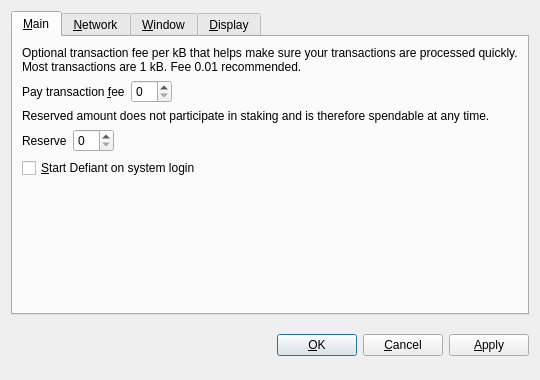
<?xml version="1.0" encoding="UTF-8"?>
<ui version="4.0">
 <class>OptionsDialog</class>
 <widget class="QDialog" name="OptionsDialog">
  <property name="geometry">
   <rect>
    <x>0</x>
    <y>0</y>
    <width>540</width>
    <height>380</height>
   </rect>
  </property>
  <property name="windowTitle">
   <string>Options</string>
  </property>
  <property name="modal">
   <bool>true</bool>
  </property>
  <layout class="QVBoxLayout" name="verticalLayout">
   <item>
    <widget class="QTabWidget" name="tabWidget">
     <property name="tabPosition">
      <enum>QTabWidget::North</enum>
     </property>
     <property name="currentIndex">
      <number>0</number>
     </property>
     <widget class="QWidget" name="tabMain">
      <attribute name="title">
       <string>&amp;Main</string>
      </attribute>
      <layout class="QVBoxLayout" name="verticalLayout_Main">
       <item>
        <widget class="QLabel" name="transactionFeeInfoLabel">
         <property name="text">
          <string>Optional transaction fee per kB that helps make sure your transactions are processed quickly. Most transactions are 1 kB. Fee 0.01 recommended.</string>
         </property>
         <property name="textFormat">
          <enum>Qt::PlainText</enum>
         </property>
         <property name="wordWrap">
          <bool>true</bool>
         </property>
        </widget>
       </item>
       <item>
        <layout class="QHBoxLayout" name="horizontalLayoutFee">
         <item>
          <widget class="QLabel" name="transactionFeeLabel">
           <property name="text">
            <string>Pay transaction &amp;fee</string>
           </property>
           <property name="textFormat">
            <enum>Qt::PlainText</enum>
           </property>
           <property name="buddy">
            <cstring>transactionFee</cstring>
           </property>
          </widget>
         </item>
         <item>
          <widget class="BitcoinAmountField" name="transactionFee"/>
         </item>
         <item>
          <spacer name="horizontalSpacerFee">
           <property name="orientation">
            <enum>Qt::Horizontal</enum>
           </property>
           <property name="sizeHint" stdset="0">
            <size>
             <width>40</width>
             <height>20</height>
            </size>
           </property>
          </spacer>
         </item>
        </layout>
       </item>
       <item>
        <widget class="QLabel" name="reserveBalanceInfoLabel">
         <property name="text">
          <string>Reserved amount does not participate in staking and is therefore spendable at any time.</string>
         </property>
         <property name="textFormat">
          <enum>Qt::PlainText</enum>
         </property>
         <property name="wordWrap">
          <bool>true</bool>
         </property>
        </widget>
       </item>
       <item>
        <layout class="QHBoxLayout" name="horizontalLayoutReserveBalance">
         <item>
          <widget class="QLabel" name="reserveBalanceLabel">
           <property name="text">
            <string>Reserve</string>
           </property>
           <property name="textFormat">
            <enum>Qt::PlainText</enum>
           </property>
           <property name="buddy">
            <cstring>reserveBalance</cstring>
           </property>
          </widget>
         </item>
         <item>
          <widget class="BitcoinAmountField" name="reserveBalance"/>
         </item>
         <item>
          <spacer name="horizontalSpacerReserveBalance">
           <property name="orientation">
            <enum>Qt::Horizontal</enum>
           </property>
           <property name="sizeHint" stdset="0">
            <size>
             <width>40</width>
             <height>20</height>
            </size>
           </property>
          </spacer>
         </item>
        </layout>
       </item>
       <item>
        <widget class="QCheckBox" name="bitcoinAtStartup">
         <property name="toolTip">
          <string>Automatically start Defiant after logging in to the system.</string>
         </property>
         <property name="text">
          <string>&amp;Start Defiant on system login</string>
         </property>
        </widget>
       </item>
       <item>
        <spacer name="verticalSpacer_Main">
         <property name="orientation">
          <enum>Qt::Vertical</enum>
         </property>
         <property name="sizeHint" stdset="0">
          <size>
           <width>20</width>
           <height>40</height>
          </size>
         </property>
        </spacer>
       </item>
      </layout>
     </widget>
     <widget class="QWidget" name="tabNetwork">
      <attribute name="title">
       <string>&amp;Network</string>
      </attribute>
      <layout class="QVBoxLayout" name="verticalLayout_Network">
       <item>
        <widget class="QCheckBox" name="mapPortUpnp">
         <property name="toolTip">
          <string>Automatically open the Defiant client port on the router. This only works when your router supports UPnP and it is enabled.</string>
         </property>
         <property name="text">
          <string>Map port using &amp;UPnP</string>
         </property>
        </widget>
       </item>
       <item>
        <widget class="QCheckBox" name="connectSocks">
         <property name="toolTip">
          <string>Connect to the Defiant network through a SOCKS5 proxy (e.g. when connecting through Tor).</string>
         </property>
         <property name="text">
          <string>&amp;Connect through SOCKS5 proxy:</string>
         </property>
        </widget>
       </item>
       <item>
        <layout class="QHBoxLayout" name="horizontalLayout_Network">
         <item>
          <widget class="QLabel" name="proxyIpLabel">
           <property name="text">
            <string>Proxy &amp;IP:</string>
           </property>
           <property name="textFormat">
            <enum>Qt::PlainText</enum>
           </property>
           <property name="buddy">
            <cstring>proxyIp</cstring>
           </property>
          </widget>
         </item>
         <item>
          <widget class="QValidatedLineEdit" name="proxyIp">
           <property name="maximumSize">
            <size>
             <width>140</width>
             <height>16777215</height>
            </size>
           </property>
           <property name="toolTip">
            <string>IP address of the proxy (e.g. 127.0.0.1)</string>
           </property>
          </widget>
         </item>
         <item>
          <widget class="QLabel" name="proxyPortLabel">
           <property name="text">
            <string>&amp;Port:</string>
           </property>
           <property name="textFormat">
            <enum>Qt::PlainText</enum>
           </property>
           <property name="buddy">
            <cstring>proxyPort</cstring>
           </property>
          </widget>
         </item>
         <item>
          <widget class="QLineEdit" name="proxyPort">
           <property name="maximumSize">
            <size>
             <width>55</width>
             <height>16777215</height>
            </size>
           </property>
           <property name="toolTip">
            <string>Port of the proxy (e.g. 9050)</string>
           </property>
          </widget>
         </item>
         <item>
          <spacer name="horizontalSpacer_Network">
           <property name="orientation">
            <enum>Qt::Horizontal</enum>
           </property>
           <property name="sizeHint" stdset="0">
            <size>
             <width>40</width>
             <height>20</height>
            </size>
           </property>
          </spacer>
         </item>
        </layout>
       </item>
       <item>
        <spacer name="verticalSpacer_Network">
         <property name="orientation">
          <enum>Qt::Vertical</enum>
         </property>
         <property name="sizeHint" stdset="0">
          <size>
           <width>20</width>
           <height>40</height>
          </size>
         </property>
        </spacer>
       </item>
      </layout>
     </widget>
     <widget class="QWidget" name="tabWindow">
      <attribute name="title">
       <string>&amp;Window</string>
      </attribute>
      <layout class="QVBoxLayout" name="verticalLayout_Window">
       <item>
        <widget class="QCheckBox" name="minimizeToTray">
         <property name="toolTip">
          <string>Show only a tray icon after minimizing the window.</string>
         </property>
         <property name="text">
          <string>&amp;Minimize to the tray instead of the taskbar</string>
         </property>
        </widget>
       </item>
       <item>
        <widget class="QCheckBox" name="minimizeOnClose">
         <property name="toolTip">
          <string>Minimize instead of exit the application when the window is closed. When this option is enabled, the application will be closed only after selecting Quit in the menu.</string>
         </property>
         <property name="text">
          <string>M&amp;inimize on close</string>
         </property>
        </widget>
       </item>
       <item>
        <spacer name="verticalSpacer_Window">
         <property name="orientation">
          <enum>Qt::Vertical</enum>
         </property>
         <property name="sizeHint" stdset="0">
          <size>
           <width>20</width>
           <height>40</height>
          </size>
         </property>
        </spacer>
       </item>
      </layout>
     </widget>
     <widget class="QWidget" name="tabDisplay">
      <attribute name="title">
       <string>&amp;Display</string>
      </attribute>
      <layout class="QVBoxLayout" name="verticalLayout_Display">
       <item>
        <layout class="QHBoxLayout" name="horizontalLayout_1_Display">
         <item>
          <widget class="QLabel" name="langLabel">
           <property name="text">
            <string>User Interface &amp;language:</string>
           </property>
           <property name="textFormat">
            <enum>Qt::PlainText</enum>
           </property>
           <property name="buddy">
            <cstring>lang</cstring>
           </property>
          </widget>
         </item>
         <item>
          <widget class="QValueComboBox" name="lang">
           <property name="toolTip">
            <string>The user interface language can be set here. This setting will take effect after restarting Defiant.</string>
           </property>
          </widget>
         </item>
        </layout>
       </item>
       <item>
        <layout class="QHBoxLayout" name="horizontalLayout_2_Display">
         <item>
          <widget class="QLabel" name="unitLabel">
           <property name="text">
            <string>&amp;Unit to show amounts in:</string>
           </property>
           <property name="textFormat">
            <enum>Qt::PlainText</enum>
           </property>
           <property name="buddy">
            <cstring>unit</cstring>
           </property>
          </widget>
         </item>
         <item>
          <widget class="QValueComboBox" name="unit">
           <property name="toolTip">
            <string>Choose the default subdivision unit to show in the interface and when sending coins.</string>
           </property>
          </widget>
         </item>
        </layout>
       </item>
       <item>
        <widget class="QCheckBox" name="coinControlFeatures">
         <property name="toolTip">
          <string>Whether to show coin control features or not.</string>
         </property>
         <property name="text">
          <string>Display coin &amp;control features (experts only!)</string>
         </property>
        </widget>
       </item>
       <item>
        <widget class="QCheckBox" name="minimizeCoinAge">
         <property name="toolTip">
          <string>Whether to select the coin outputs randomly or with minimal coin age.</string>
         </property>
         <property name="text">
          <string>Minimize weight consumption (experimental)</string>
         </property>
        </widget>
       </item>
       <item>
        <widget class="QCheckBox" name="useBlackTheme">
         <property name="text">
          <string>Use black visual theme (requires restart)</string>
         </property>
        </widget>
       </item>
       <item>
        <spacer name="verticalSpacer_Display">
         <property name="orientation">
          <enum>Qt::Vertical</enum>
         </property>
         <property name="sizeHint" stdset="0">
          <size>
           <width>20</width>
           <height>40</height>
          </size>
         </property>
        </spacer>
       </item>
      </layout>
     </widget>
    </widget>
   </item>
   <item>
    <layout class="QHBoxLayout" name="horizontalLayout_Buttons">
     <item>
      <spacer name="horizontalSpacer_1">
       <property name="orientation">
        <enum>Qt::Horizontal</enum>
       </property>
       <property name="sizeHint" stdset="0">
        <size>
         <width>40</width>
         <height>48</height>
        </size>
       </property>
      </spacer>
     </item>
     <item>
      <widget class="QLabel" name="statusLabel">
       <property name="font">
        <font>
         <weight>75</weight>
         <bold>true</bold>
        </font>
       </property>
       <property name="text">
        <string/>
       </property>
       <property name="textFormat">
        <enum>Qt::PlainText</enum>
       </property>
       <property name="wordWrap">
        <bool>true</bool>
       </property>
      </widget>
     </item>
     <item>
      <spacer name="horizontalSpacer_2">
       <property name="orientation">
        <enum>Qt::Horizontal</enum>
       </property>
       <property name="sizeHint" stdset="0">
        <size>
         <width>40</width>
         <height>48</height>
        </size>
       </property>
      </spacer>
     </item>
     <item>
      <widget class="QPushButton" name="okButton">
       <property name="text">
        <string>&amp;OK</string>
       </property>
      </widget>
     </item>
     <item>
      <widget class="QPushButton" name="cancelButton">
       <property name="text">
        <string>&amp;Cancel</string>
       </property>
       <property name="autoDefault">
        <bool>false</bool>
       </property>
      </widget>
     </item>
     <item>
      <widget class="QPushButton" name="applyButton">
       <property name="text">
        <string>&amp;Apply</string>
       </property>
       <property name="autoDefault">
        <bool>false</bool>
       </property>
      </widget>
     </item>
    </layout>
   </item>
  </layout>
 </widget>
 <customwidgets>
  <customwidget>
   <class>BitcoinAmountField</class>
   <extends>QSpinBox</extends>
   <header>bitcoinamountfield.h</header>
  </customwidget>
  <customwidget>
   <class>QValueComboBox</class>
   <extends>QComboBox</extends>
   <header>qvaluecombobox.h</header>
  </customwidget>
  <customwidget>
   <class>QValidatedLineEdit</class>
   <extends>QLineEdit</extends>
   <header>qvalidatedlineedit.h</header>
  </customwidget>
 </customwidgets>
 <resources/>
 <connections/>
</ui>
